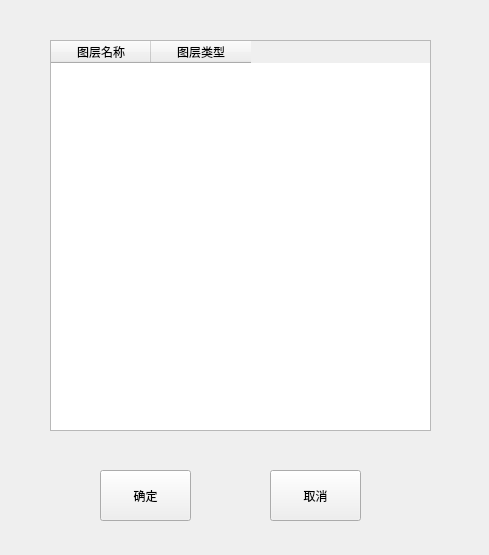
<?xml version="1.0" encoding="UTF-8"?>
<ui version="4.0">
 <class>Form</class>
 <widget class="QWidget" name="Form">
  <property name="geometry">
   <rect>
    <x>0</x>
    <y>0</y>
    <width>489</width>
    <height>555</height>
   </rect>
  </property>
  <property name="windowTitle">
   <string>DBLoad</string>
  </property>
  <widget class="QTableWidget" name="DBL_tableWidget">
   <property name="geometry">
    <rect>
     <x>50</x>
     <y>40</y>
     <width>381</width>
     <height>391</height>
    </rect>
   </property>
   <column>
    <property name="text">
     <string>图层名称</string>
    </property>
   </column>
   <column>
    <property name="text">
     <string>图层类型</string>
    </property>
   </column>
  </widget>
  <widget class="QPushButton" name="DBLoad_OK">
   <property name="geometry">
    <rect>
     <x>100</x>
     <y>470</y>
     <width>91</width>
     <height>51</height>
    </rect>
   </property>
   <property name="text">
    <string>确定</string>
   </property>
  </widget>
  <widget class="QPushButton" name="DBLoad_Cancel">
   <property name="geometry">
    <rect>
     <x>270</x>
     <y>470</y>
     <width>91</width>
     <height>51</height>
    </rect>
   </property>
   <property name="text">
    <string>取消</string>
   </property>
  </widget>
 </widget>
 <resources/>
 <connections/>
</ui>
